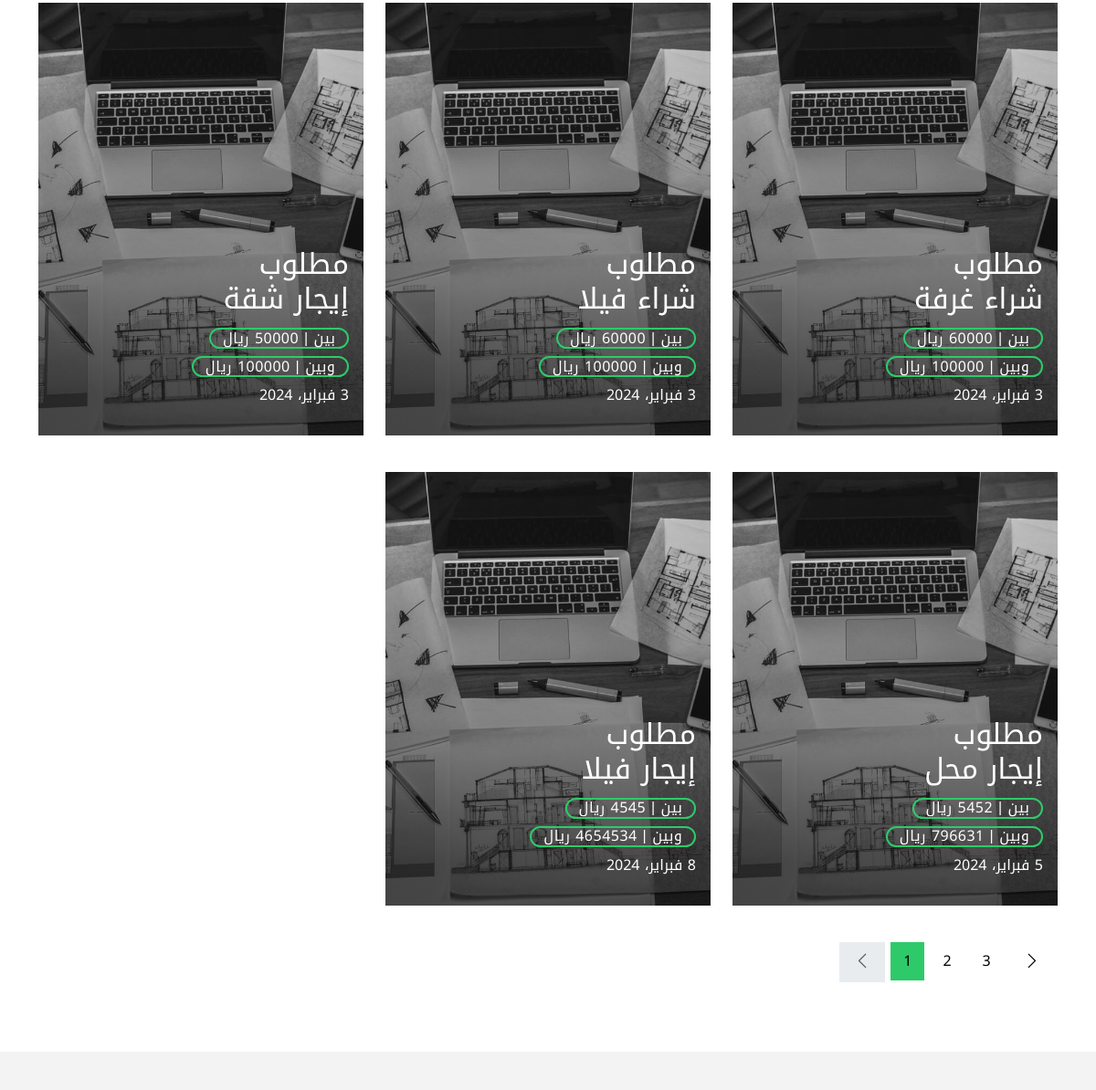
Page /order/order_grid (middle part) on the earlier database version.
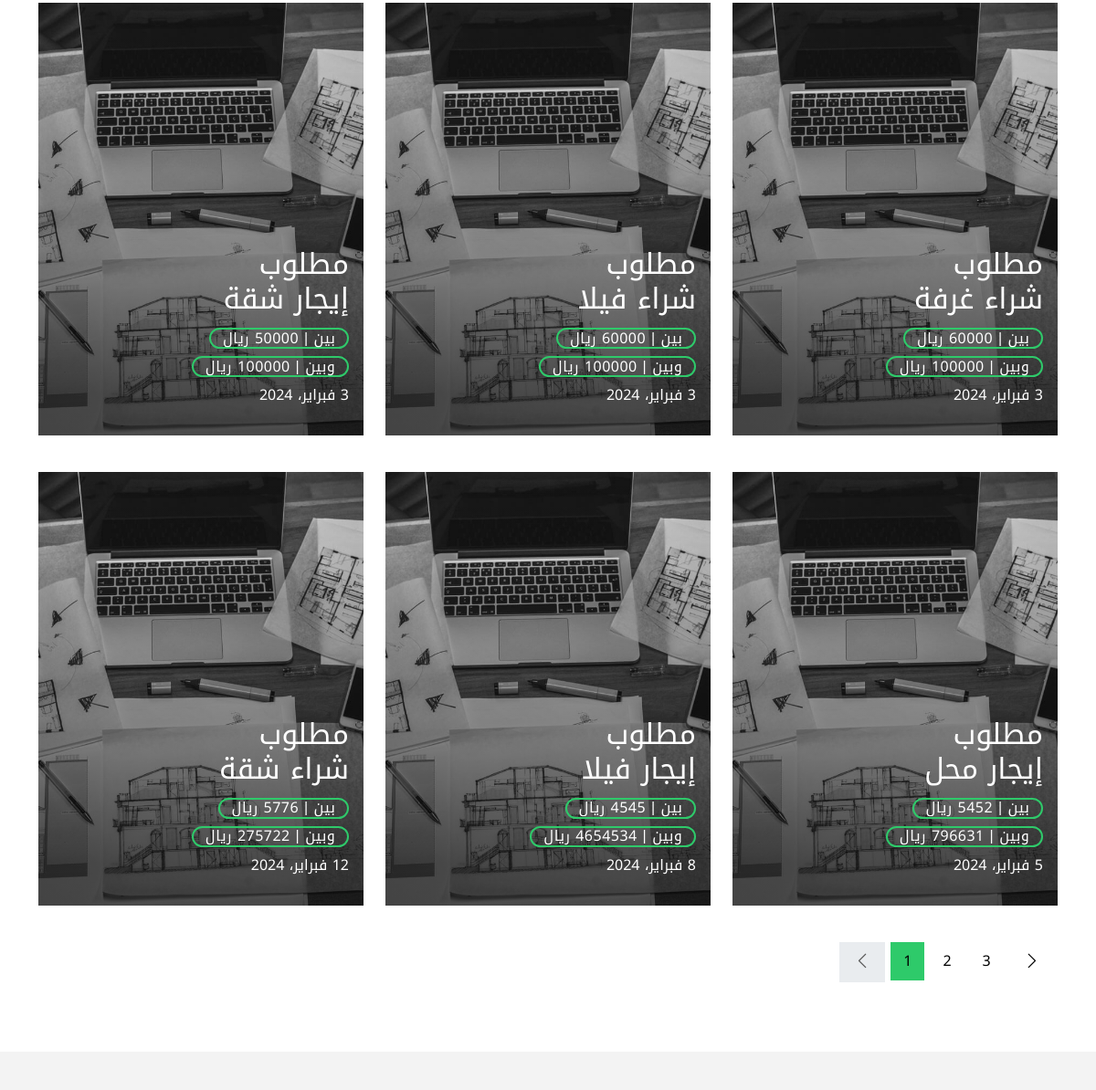
Same page on the later database version.
### order/models.py (models this page shows, shortened)
class Order(models.Model):
    area = models.ForeignKey(Area, on_delete=models.DO_NOTHING, null=True)
    customer = models.ForeignKey(Customer, on_delete=models.DO_NOTHING)
    title = models.CharField(max_length=100, null=True)
    order_type = models.CharField(max_length=100, null=True)
    order_date = models.DateField(default=timezone.now)
    state = models.BooleanField(default=False)
    start_price = models.IntegerField(null=True)
    end_price = models.IntegerField(null=True)
    room_number = models.IntegerField(null=True)
    floor = models.CharField(max_length=100, null=True)
    location = models.CharField(max_length=150, null=True)
    details = models.TextField(null=True)
    build_year = models.CharField(max_length=100, null=True)
    bathrooms = models.CharField(max_length=100, null=True)
    hall_room = models.CharField(max_length=100, null=True)
    floor_room = models.CharField(max_length=100, null=True)
    street_number = models.CharField(max_length=100, null=True)
    housetype = models.CharField(max_length=100, null=True)
    space = models.IntegerField(null=True)
    basement = models.BooleanField(default=False)
    pool = models.BooleanField(default=False)
    kitchen = models.BooleanField(default=False)
    furnished = models.BooleanField(default=False)
    elevator = models.BooleanField(default=False)
    appendix = models.BooleanField(default=False)
    roof = models.BooleanField(default=False)
    modern = models.BooleanField(default=False)

### order/views.py (the view)
# urls.py: path('order_grid', views.order_grid, name='order_grid'),
def order_grid(request):
    context = {
        'orders': Order.objects.all(),
    }
    return render(request, 'order/order_grid.html', context)

### templates/order/order_grid.html (shortened to what this page needs)
{% extends 'base.html' %}
{% load static %}
{% block content %}
  <main id="main">
    <section class="property-grid grid">
      <div class="container">
        <div class="row">
          {% for order in orders %}
          <div class="col-md-4">
            <div class="card-box-a card-shadow">
              <a href="{% url 'order_single' %}">
              <div class="img-box-a">
                <img src="{% static 'assets/img/about-1.jpg' %}" alt="" class="img-a img-fluid">
              </div>
              <div class="card-overlay">
                <div class="card-overlay-a-content">
                  <div class="card-header-a">
                    <h2 class="card-title-a">
                      مطلوب
                        <br />{{order.title}} {{order.order_type}}
                    </h2>
                  </div>
                  <div class="card-body-a">
                    <div class="price-box d-flex">
                      <span class="price-a">بين | {{order.start_price}} ريال</span>
                    </div>
                    <div class="price-box d-flex">
                      <span class="price-a">وبين | {{order.end_price}} ريال</span>
                    </div>
                    <a href="{% url 'order_single' %}" class="link-a">{{order.order_date}}
                    </a>
                  </div>
                </div>
              </div>
            </a>
            </div>
          </div>
          {% endfor %}
        </div>
        <div class="row">
          <div class="col-sm-12">
            <nav class="pagination-a">
              <ul class="pagination justify-content-end">
                <li class="page-item disabled">
                  <a class="page-link" href="#" tabindex="-1">
                    <span class="bi bi-chevron-left"></span>
                  </a>
                </li>
                <li class="page-item active">
                  <a class="page-link" href="#">1</a>
                </li>
                <li class="page-item">
                  <a class="page-link" href="#">2</a>
                </li>
                <li class="page-item">
                  <a class="page-link" href="#">3</a>
                </li>
                <li class="page-item next">
                  <a class="page-link" href="#">
                    <span class="bi bi-chevron-right"></span>
                  </a>
                </li>
              </ul>
            </nav>
          </div>
        </div>
      </div>
    </section>
  </main>
  {% endblock %}

### templates/base.html (shortened to what this page needs)
{% load static %}
<!DOCTYPE html>
<html lang="en">
<head>
  <link href="{% static 'assets/vendor/animate.css/animate.min.css' %}" rel="stylesheet">
  <link href="{% static 'assets/vendor/bootstrap/css/bootstrap.min.css' %}" rel="stylesheet">
  <link href="{% static 'assets/vendor/bootstrap-icons/bootstrap-icons.css' %}" rel="stylesheet">
  <link href="{% static 'assets/vendor/swiper/swiper-bundle.min.css' %}" rel="stylesheet">
  <link href="{% static 'assets/css/style.css' %}" rel="stylesheet">
</head>
<body>
{% block content %}
{% endblock %}
{% include 'parts/footer.html' %}
</body>
</html>

### templates/parts/nav.html (shortened to what this page needs)
{% load static %}

### templates/parts/footer.html (shortened to what this page needs)
  <section class="section-footer">
  </section>

### web/static/assets/css/style.css (style rules this page uses)
body { font-family: "Poppins", sans-serif; font-family: "Noto Kufi Arabic", sans-serif; color: #555555; direction: rtl; }
h1, h2, h3, h4, h5, h6 { color: #000000; }
a { color: #000000; text-decoration: none; transition: all 0.5s ease; }
.link-a { text-decoration: none; color: #ffffff; text-decoration: none; }
@media (min-width: 768px) { .link-a { font-size: 0.9rem; } }
@media (min-width: 992px) { .link-a { font-size: 1rem; } }
.pagination-a { text-decoration: none; direction: ltr; }
.pagination-a .pagination .page-link { margin: 0 0.2rem; border-color: transparent; padding: 0.5rem 0.8rem; color: #000000; }
.pagination-a .pagination .page-link span { font-size: 1.2rem; }
.pagination-a .pagination .next .page-link { padding: 0.4rem 0.9rem; }
.pagination-a .pagination .page-item:last-child .page-link { border-top-right-radius: 0; border-bottom-right-radius: 0; }
.pagination-a .pagination .page-item:first-child .page-link { border-top-left-radius: 0; border-bottom-left-radius: 0; }
.pagination-a .pagination .page-item.disabled .page-link { padding: 0.4rem 0.9rem; color: #555555; }
.pagination-a .pagination .page-item.active .page-link { background-color: #2eca6a; }
.card-box-a span, .card-box-b span, .card-box-c span, .card-box-d span { line-height: 0; }
@media (min-width: 768px) { .grid .card-box-a, .grid .card-box-b, .grid .card-box-c, .grid .card-box-d { margin-bottom: 2.5rem; } }
.card-box-a, .card-box-b, .card-box-d { position: relative; overflow: hidden; -webkit-backface-visibility: hidden; backface-visibility: hidden; }
.card-box-a .img-a, .card-box-a .img-b, .card-box-b .img-a, .card-box-b .img-b { transition: 0.8s all ease-in-out; }
@media (min-width: 768px) { .card-box-a .price-a, .card-box-b .price-a { font-size: 0.9rem; } }
@media (min-width: 992px) { .card-box-a .price-a, .card-box-b .price-a { font-size: 1rem; } }
.card-overlay { position: absolute; width: 100%; height: 100%; top: 0; left: 0; direction: rtl; }
.card-shadow { -webkit-backface-visibility: hidden; backface-visibility: hidden; }
.card-shadow:before { content: " "; position: absolute; top: 0; left: 0; width: 100%; height: 100%; z-index: 1; background: linear-gradient(to bottom, rgba(0, 0, 0, 0) 0%, rgba(0, 0, 0, 0.2) 27%, rgba(0, 0, 0, 0.65) 90%); }
.card-overlay-a-content { transition: all 0.5s ease-in; position: absolute; width: 100%; bottom: 0px; z-index: 2; }
@media (min-width: 768px) { .card-overlay-a-content { bottom: -20px; } }
@media (min-width: 992px) { .card-overlay-a-content { bottom: 0px; } }
.card-header-a { padding: 0 1rem; }
.card-header-a .card-title-a { color: #ffffff; margin-bottom: 0; padding-bottom: 0.7rem; }
@media (min-width: 768px) { .card-header-a .card-title-a { font-size: 1.3rem; } }
@media (min-width: 992px) { .card-header-a .card-title-a { font-size: 2rem; direction: rtl; } }
.card-body-a { z-index: 2; transition: all 0.5s ease-in; padding: 0rem 1rem 2rem 1rem; direction: rtl; }
.card-body-a .price-box { padding-bottom: 0.5rem; direction: rtl; }
.price-a { color: #ffffff; padding: 0.6rem 0.8rem; border: 2px solid #2eca6a; border-radius: 50px; text-transform: uppercase; letter-spacing: 0.03em; }
.section-footer { padding-top: 60px; margin-top: 60px; background: #f3f3f3; direction: rtl; }

Differences in the rows shown:
added Order: title "شراء", order_type "شقة", start_price "5776", end_price "275722", order_date "12 فبراير، 2024"
